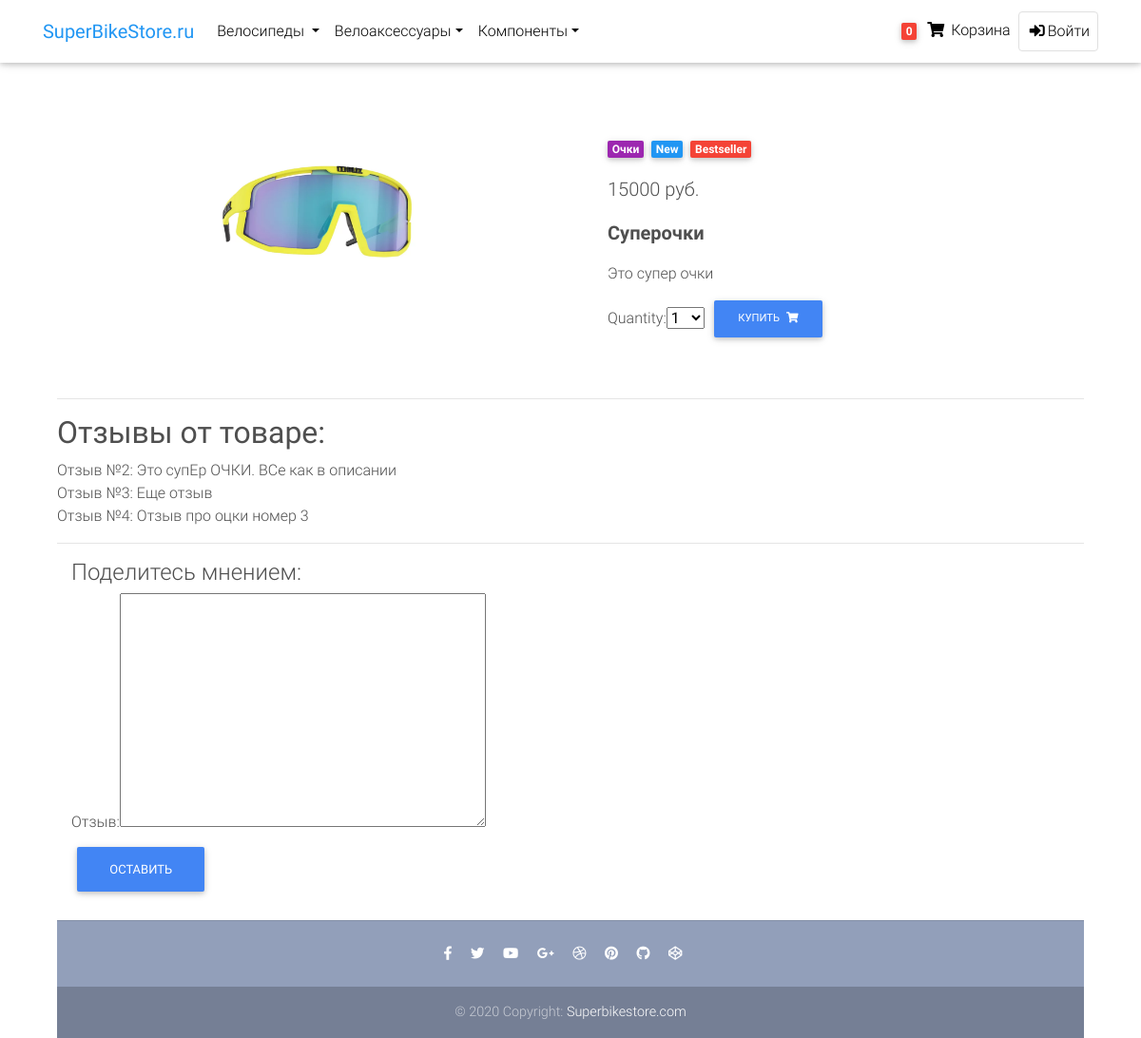
The page /5/superochki/ on the database its author committed.
### shop/models.py (models this page shows, shortened)
class Product(models.Model):
    category = models.ForeignKey(Category, related_name='products', on_delete=models.CASCADE)
    name = models.CharField(max_length=200, db_index=True)
    slug = models.SlugField(max_length=200, db_index=True)
    image = models.ImageField(upload_to='media/products', blank=True)
    description = models.TextField(blank=True)
    price = models.DecimalField(max_digits=10, decimal_places=0)
    available = models.BooleanField(default=True)
    created = models.DateTimeField(auto_now_add=True)
    updated = models.DateTimeField(auto_now=True)
    class Meta:
        ordering = ('name',)
        index_together = (('id', 'slug'),)
        verbose_name = 'Товар'
        verbose_name_plural = 'Товары'
    def get_absolute_url(self):
        return reverse('shop:product_detail',
                       args=[
                           self.id,
                           self.slug])

class Category(models.Model):
    name = models.CharField(
        max_length=40,
        db_index=True
    )
    slug = models.SlugField(
        max_length=40,
        unique=True
    )
    parent_category = models.ForeignKey('self', on_delete=models.CASCADE, null=True, blank=True)
    class Meta:
        ordering = ('name',)
        verbose_name = 'Категория'
        verbose_name_plural = "Категории"

class Review(models.Model):
    text = models.TextField(blank=True, null=True)
    product = models.ForeignKey(Product, on_delete=models.CASCADE, related_name='review', verbose_name='Товар')
    def __str__(self):
        return f' Отзыв №{str(self.id)}: {self.text[:50]}'
    class Meta:
        verbose_name = 'Отзыв'
        verbose_name_plural = 'Отзывы'

### shop/views.py (the view)
# urls.py: path('<int:id>/<slug:slug>/', views.product_detail, name='product_detail'),
@csrf_protect
def product_detail(request, id, slug):
    category = Category.objects.filter(parent_category=None)
    reviews = Review.objects.select_related('product').all()
    product = get_object_or_404(
        Product,
        id=id,
        slug=slug,
        available=True)
    cart_product_form = CartAddProductForm()
    if request.method == 'POST':
        review = ReviewForm(request.POST)
        if review.is_valid():
            Review.objects.create(text=review.cleaned_data['text'], product=product)
            return render(request,
                          'shop/products/detail.html',
                          {'product': product,
                           'form': review,
                           'category': category,
                           'reviews': reviews.filter(product=product),
                           'cart_product_form': cart_product_form})
    else:
        review = ReviewForm()
    return render(request,
                  'shop/products/detail.html',
                  {'product': product,
                   'category': category,
                   'form': review,
                   'reviews': reviews.filter(product=product),
                   'cart_product_form': cart_product_form})

### shop/forms.py
class ReviewForm(forms.ModelForm):
    text = forms.CharField(widget=forms.Textarea, label='Отзыв')
    class Meta(object):
        model = Review
        exclude = ('product', 'id',)

### cart/forms.py
class CartAddProductForm(forms.Form):
    quantity = forms.TypedChoiceField(
        choices=PRODUCT_QUANTITY_CHOICES,
        coerce=int
    )
    override = forms.BooleanField(
        required=False,
        initial=False,
        widget=forms.HiddenInput
    )

### cart/cart.py (called while the page is built)
    def __len__(self):
        return sum(item['quantity'] for item in self.cart.values())

### cart/context_processors.py (called while the page is built)
def cart(request):
    return {'cart': Cart(request)}

def category(request):
    return {"parents": Category.objects.filter(parent_category=None)}

### shop/templatetags/price_format.py (called while the page is built)
@register.filter()
def price_format(string):
    locale.setlocale(locale.LC_ALL, '')
    return locale.format_string('%d', string, grouping=True)

### shop/templates/shop/products/detail.html (shortened to what this page needs)
{% extends 'shop/base2.html' %}
{% load static %}
{% load price_format %}
{% block content %}
  <main class="mt-5 pt-4">
    <div class="container dark-grey-text mt-5">
      <div class="row wow fadeIn">
        <div class="col-md-6 mb-4">
          <img src="{{ product.image.url }}" class="img-fluid" alt="">
        </div>
        <div class="col-md-6 mb-4">
          <div class="p-4">
            <div class="mb-3">
              <a href="{% url 'shop:product_list_by_category' product.category.slug %}">
                <span class="badge purple mr-1">{{ product.category.name }}</span>
              </a>
              <a href="">
                <span class="badge blue mr-1">New</span>
              </a>
              <a href="">
                <span class="badge red mr-1">Bestseller</span>
              </a>
            </div>
            <p class="lead">
              <span>{{product.price | price_format }} руб.</span>
            </p>
            <p class="lead font-weight-bold">{{ product.name }}</p>
            <p>{{ product.description | linebreaks }}</p>
                <form action="{% url 'cart:cart_add' product.id %}" method="post">
                {{ cart_product_form }}
              <button class="btn btn-primary btn-md my-0 p" type="submit">Купить
                <i class="fas fa-shopping-cart ml-1"></i>
              </button>
                    </form>
          </div>
        </div>
      </div>
    {% endblock content %}
    {% block content_extra %}
    <div class="container">
      <hr>
    <h2> <strong> Отзывы от товаре:</strong></h2>
        {% for review in reviews %}
        {{ review }}
            <br>
        {% endfor %}
    <hr>
    <div class="form-group">
      <div class="col-lg-6 col-md-8 col-sm-12">
        <h4>Поделитесь мнением:</h4>
         <form action="{{ product.get_absolute_url }}" method="POST">
                {{ form }}
                <br>
                <button type="submit" class="btn btn-primary">Оставить</button>
            </form>
      </div>
    </div>
    {% endblock content_extra %}

### shop/templates/shop/base2.html (style rules this page uses)
html, body, header, .carousel { height: 60vh; }

### rows shown on the page
Product: image (picture), category.name "Очки", price "15000", name "Суперочки", description "Это супер очки"
Review: id+text "Отзыв №2: Это супЕр ОЧКИ. ВСе как в описании"
Review: id+text "Отзыв №3: Еще отзыв"
Review: id+text "Отзыв №4: Отзыв про оцки номер 3"
